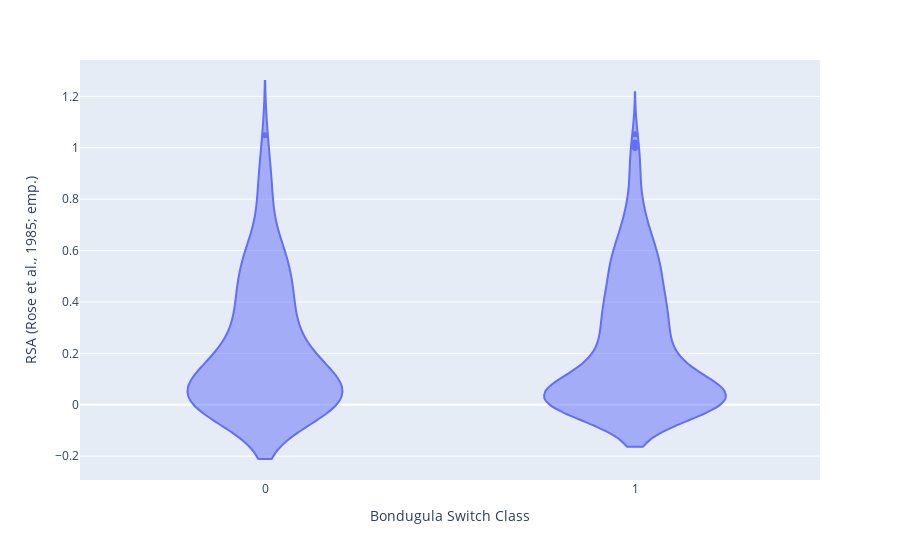

The code cell stored with this chart in its notebook:
### Code cell
import pandas as pd
import plotly.express as px
data = pd.read_csv('/Users/anikakulkarni/Documents/RSA_Classifications/Rose/rose_file_UPDATED_with4classes.tsv', sep='\t')
fig = px.violin(data, y='RSA (Rose et al., 1985; emp.)', x='Bondugula Switch Class')
fig.show()

### Figure 1 — Plotly figure (JSON) as saved in the notebook; plotly's stock layout.template omitted (floating-point values rounded to 4 significant figures; data arrays with more than 128 entries replaced by an {"elided": "..."} marker saying what was removed)
{"data": [{"alignmentgroup": "True", "box": {"visible": false}, "hovertemplate": "Bondugula Switch Class=%{x}<br>RSA (Rose et al., 1985; emp.)=%{y}<extra></extra>", "legendgroup": "", "marker": {"color": "#636efa"}, "name": "", "offsetgroup": "", "orientation": "v", "scalegroup": "True", "showlegend": false, "type": "violin", "x": {"elided": "502 int values"}, "x0": " ", "xaxis": "x", "y": {"elided": "502 float values"}, "y0": " ", "yaxis": "y"}], "layout": {"legend": {"tracegroupgap": 0}, "margin": {"t": 60}, "violinmode": "group", "xaxis": {"anchor": "y", "domain": [0, 1], "title": {"text": "Bondugula Switch Class"}}, "yaxis": {"anchor": "x", "domain": [0, 1], "title": {"text": "RSA (Rose et al., 1985; emp.)"}}}}
